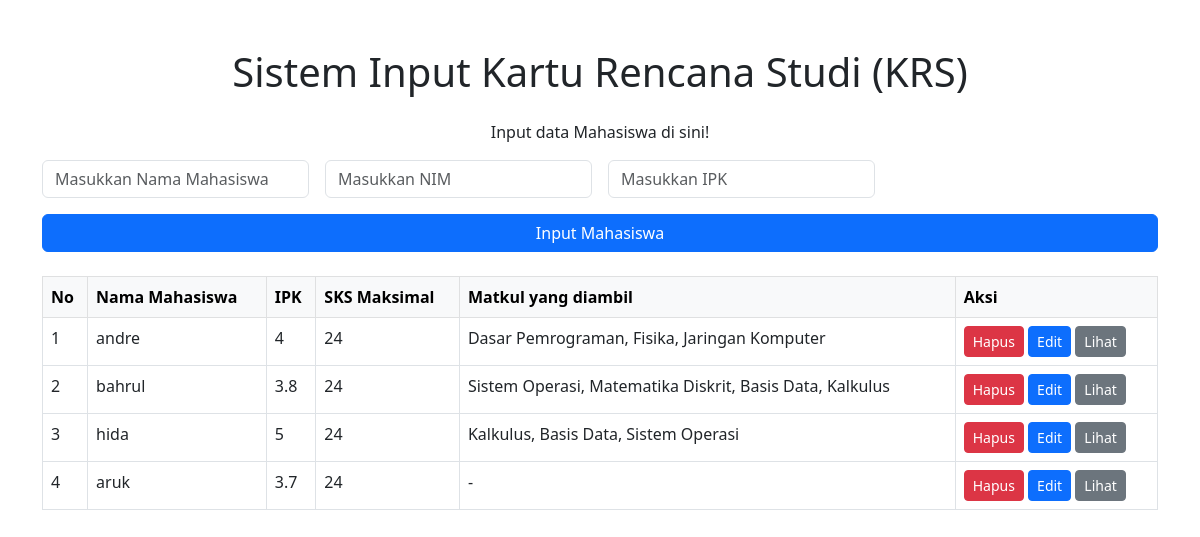
The page / on the database its author committed.
### tables this page shows
CREATE TABLE `inputmhs` (
  `id` int(11) NOT NULL,
  `nim` varchar(20) NOT NULL,
  `nama` varchar(100) NOT NULL,
  `ipk` float NOT NULL
);

### index.php (the view, shortened to what this page needs)
<?php include 'koneksi.php'; ?>
<!DOCTYPE html>
<html lang="en">
<head>
    <link rel="stylesheet" href="https://cdn.jsdelivr.net/npm/bootstrap@5.3.0-alpha1/dist/css/bootstrap.min.css">
</head>
<body>
    <div class="container mt-5">
        <h1 class="text-center mb-4">Sistem Input Kartu Rencana Studi (KRS)</h1>
        <p class="text-center">Input data Mahasiswa di sini!</p>
        <form id="inputMahasiswa" method="POST" action="process.php" class="row g-3 mb-4">
            <div class="col-md-3">
                <input type="text" class="form-control" id="nama" name="nama" placeholder="Masukkan Nama Mahasiswa" required>
            </div>
            <div class="col-md-3">
                <input type="text" class="form-control" id="nim" name="nim" placeholder="Masukkan NIM" required>
            </div>
            <div class="col-md-3">
                <input type="number" step="0.01" class="form-control" id="ipk" name="ipk" placeholder="Masukkan IPK" required>
            </div>
            <div class="col-12 text-center mt-3">
                <button type="submit" class="btn btn-primary w-100">Input Mahasiswa</button>
            </div>
        </form>
        <table class="table table-bordered">
            <thead class="table-light">
                <tr>
                    <th>No</th>
                    <th>Nama Mahasiswa</th>
                    <th>IPK</th>
                    <th>SKS Maksimal</th>
                    <th>Matkul yang diambil</th>
                    <th>Aksi</th>
                </tr>
            </thead>
            <tbody>
    <?php
    $sql = "SELECT i.*,
            (SELECT GROUP_CONCAT(m.matakuliah SEPARATOR ', ')
             FROM jwl_mhs j
             JOIN jwl_matakuliah m ON j.matakuliah_id = m.id
             WHERE j.mhs_id = i.id) as mata_kuliah
            FROM inputmhs i";
    $result = $conn->query($sql);
    if ($result->num_rows > 0) {
        $no = 1;
        while ($row = $result->fetch_assoc()) {
            $sks_maksimal = ($row['ipk'] >= 3) ? 24 : 20;
            $mata_kuliah = $row['mata_kuliah'] ? $row['mata_kuliah'] : '-';
            echo "<tr>
                    <td>{$no}</td>
                    <td>{$row['nama']}</td>
                    <td>{$row['ipk']}</td>
                    <td>{$sks_maksimal}</td>
                    <td>{$mata_kuliah}</td>
                    <td>
                        <a href='delete.php?id={$row['id']}' class='btn btn-danger btn-sm'>Hapus</a>
                        <a href='edit.php?nim={$row['nim']}' class='btn btn-primary btn-sm'>Edit</a>
                        <a href='view.php?id={$row['id']}' class='btn btn-secondary btn-sm'>Lihat</a>
                    </td>
                  </tr>";
            $no++;
        }
    } else {
        echo "<tr><td colspan='6' class='text-center'>Tidak ada data</td></tr>";
    }
    ?>
</tbody>
        </table>
    </div>
</body>
</html>

### rows shown on the page
inputmhs: nama "andre", ipk "4", ipk "24", mata_kuliah "Dasar Pemrograman, Fisika, Jaringan Komputer"
inputmhs: nama "bahrul", ipk "3.8", ipk "24", mata_kuliah "Sistem Operasi, Matematika Diskrit, Basis Data, Kalkulus"
inputmhs: nama "hida", ipk "5", ipk "24", mata_kuliah "Kalkulus, Basis Data, Sistem Operasi"
inputmhs: nama "aruk", ipk "3.7", ipk "24", mata_kuliah "-"
